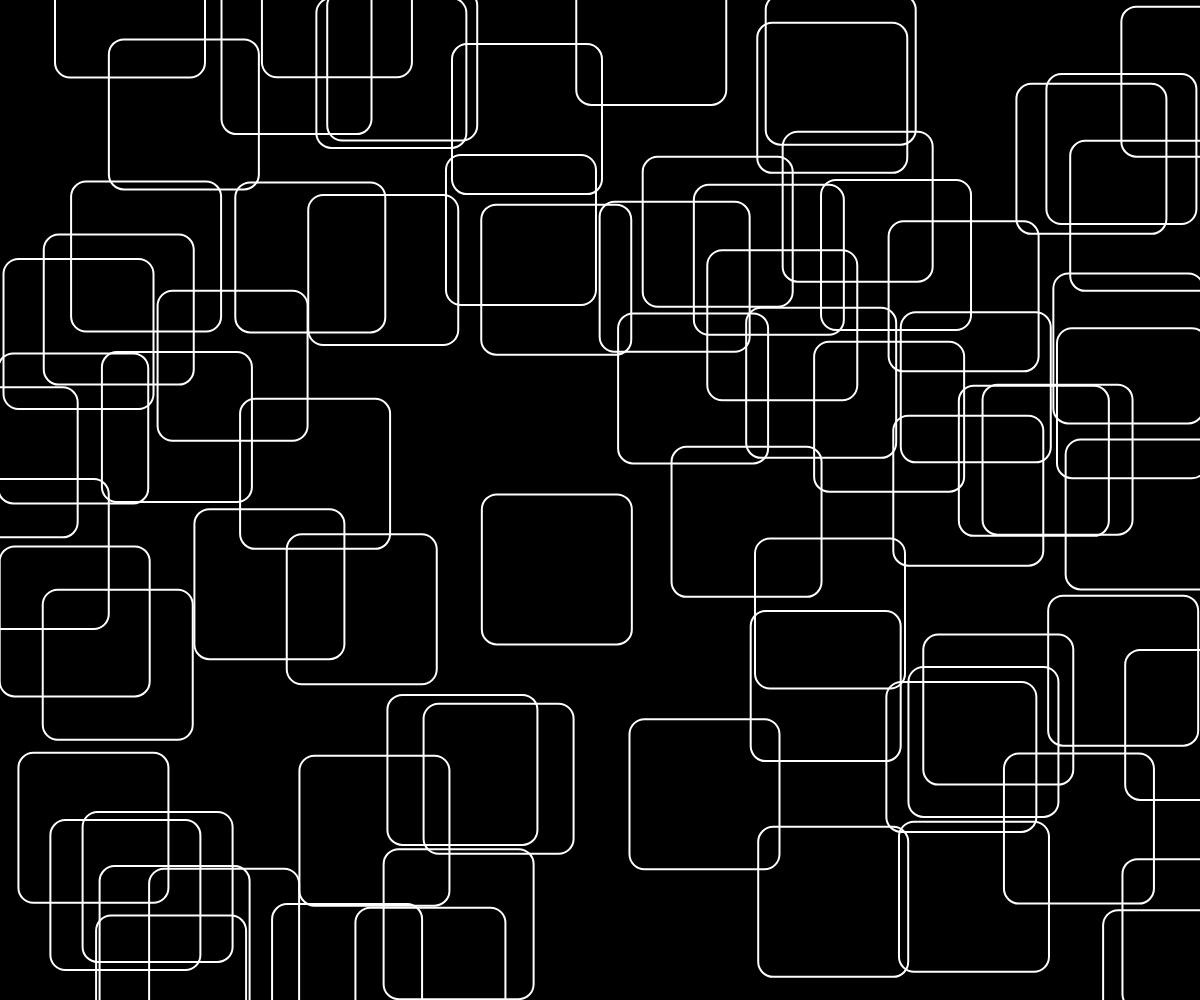
Frame 1 (no input)
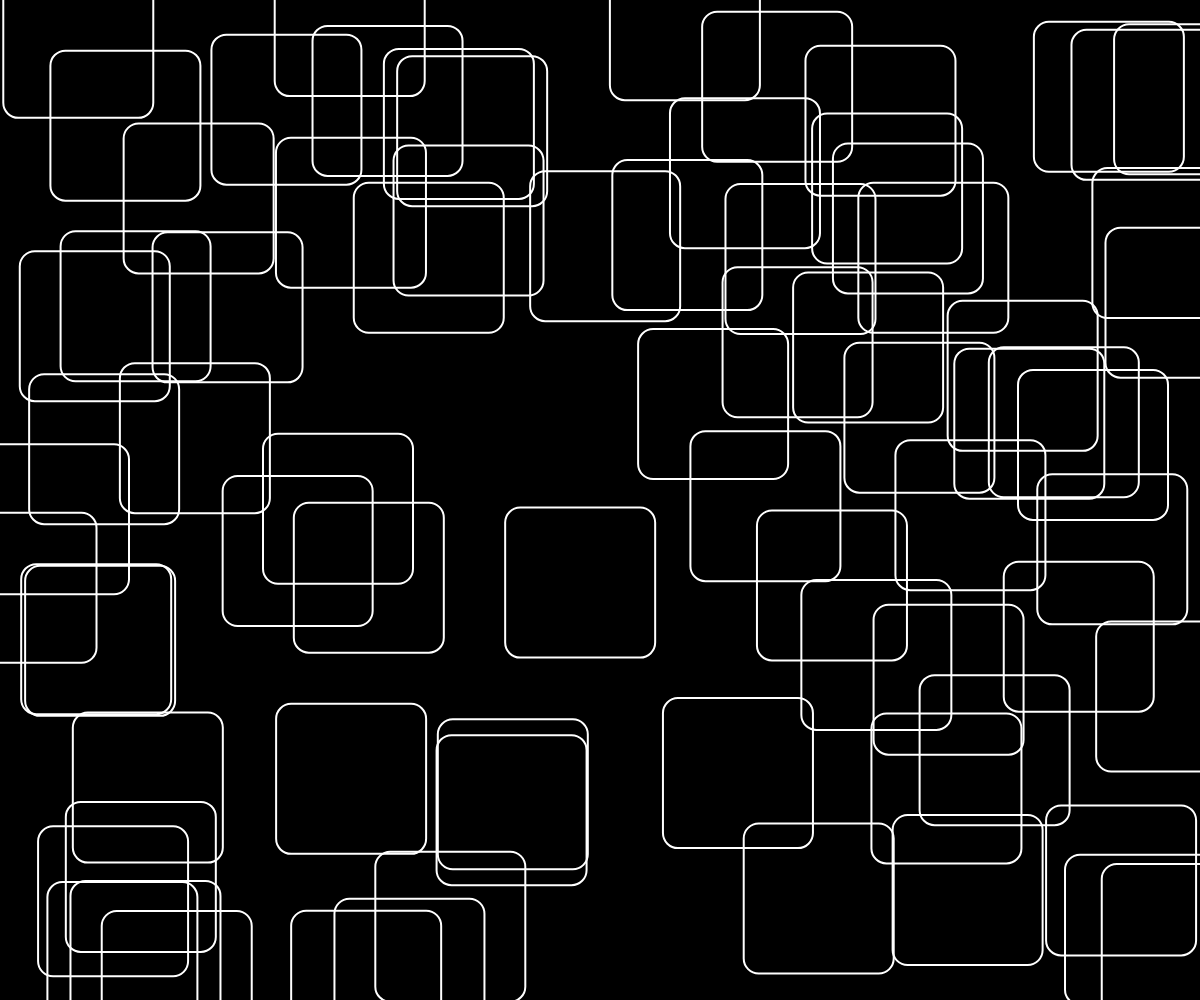
Frame 60 (no input)
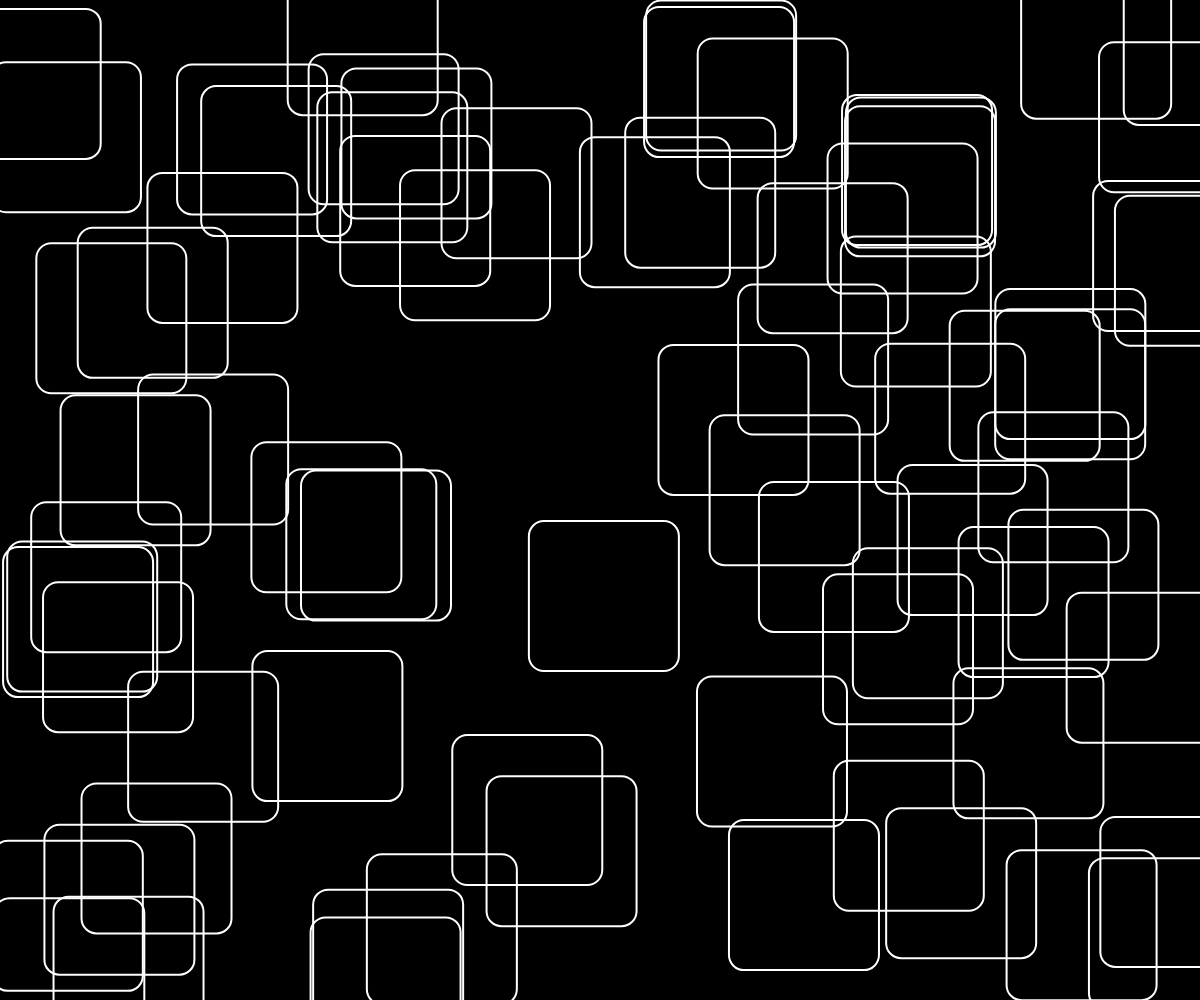
Frame 120 (the mouse pressed at the canvas centre since frame 60)

The p5.js sketch that drew these frames (run headless with seeded random() and noise() and a simulated clock; from frame 60 on, the mouse is pressed at the canvas centre):

// p5.js sketch
// ── sketch.js
let numberOfShapes = 75; 

let x = [];
let y = [];
let speedX = [];
let speedY = [];

// ------------------------------------------------------------------
// Code placed in setup() will run once at the beginning
function setup() {
  // Create a new canvas to match the browser size
  createCanvas(windowWidth, windowHeight);
  rectMode(CENTER);

  for (let i = 0; i < numberOfShapes; i++) {
    x[i] = random(width);
    y[i] = random(height);
    speedX[i] = random(-1, 1);
    speedY[i] = random(-1, 1);
  }
}

// ------------------------------------------------------------------
// On window resize, update the canvas size
function windowResized() {
  resizeCanvas(windowWidth, windowHeight);
}

// ------------------------------------------------------------------
// Main render loop - code placed in draw() will repeat over and over
function draw() {
  // Place your drawing code here
  background("black");
  stroke("white");
  strokeWeight(2);
  noFill();

  for (let i = 0; i < x.length; i++) {
    x[i] += speedX[i];
    if (x[i] < 0 || x[i] > width) {
      speedX[i] = -speedX[i];
    }

    y[i] += speedY[i];
    if (y[i] < 0 || y[i] > height) {
      speedY[i] = -speedY[i];
    }

    rect(x[i], y[i], 150, 150, 15);
  }
}
